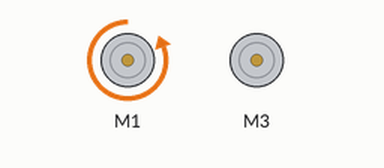
Bench run of a sketch on a simulated Arduino Uno, built with avr-gcc and run on an emulated ATmega328P. On the bench: 2 × DC motor (green arrow = forward, orange = backward, longer = faster).

Above: at 0.1 s.
At 12.1 s:
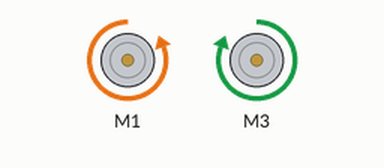
At 23.1 s:
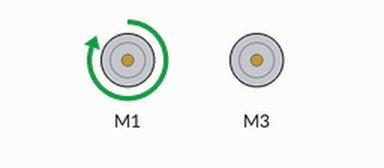
At 36.1 s:
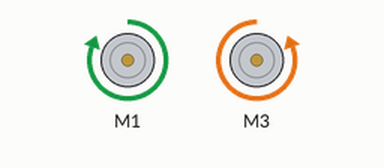
Timing chart, 0 to 40.0 s (numbered marks = the images above):
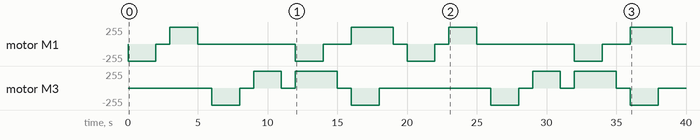

Measured:
- by itself, motor M3: stopped → backward 255/255 at 6.0 s, → stopped 2.0 s later, → forward 255/255 1.0 s later, → stopped 2.0 s later, … (16 changes in this stretch)
- by itself, motor M1: stopped → backward 255/255 at 0.00 s, → stopped 2.0 s later, → forward 255/255 1.0 s later, → stopped 2.0 s later, … (16 changes in this stretch)

The sketch:

MOTOR_SHIELD_1.ino
```cpp
#include <AFMotor.h>

AF_DCMotor motor1(1) ;
AF_DCMotor motor3(3) ;
  // put your setup code here, to run once:


void setup()
{
  motor1.setSpeed(255);
  motor3.setSpeed(255);
}

void loop() {
  // put your main code here, to run repeatedly:
motor1.run(BACKWARD);delay(2000);
motor1.run(RELEASE);delay(1000);
motor1.run(FORWARD);delay(2000);
motor1.run(RELEASE);delay(1000);
motor3.run(BACKWARD);delay(2000);
motor3.run(RELEASE);delay(1000);
motor3.run(FORWARD);delay(2000);
motor3.run(RELEASE);delay(1000);
motor1.run(BACKWARD);
motor3.run(FORWARD);delay(2000);
motor1.run(RELEASE);delay(1000);
motor3.run(RELEASE);delay(1000);
motor3.run(BACKWARD);
motor1.run(FORWARD);delay(2000);
motor3.run(RELEASE);delay(1000);
motor1.run(RELEASE);delay(1000);


}
```
